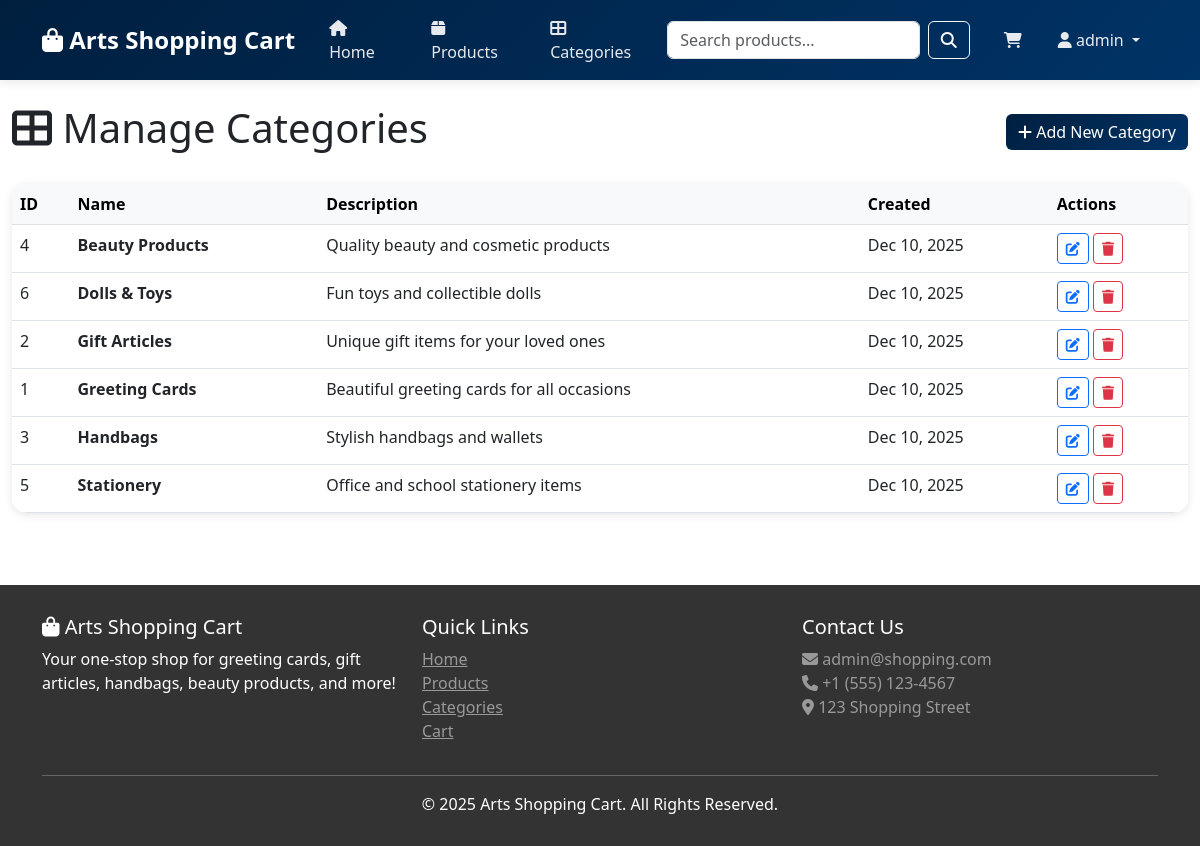
Screenshot of /admin/categories.php (signed in) with the database file from the repository.
### tables this page shows
CREATE TABLE IF NOT EXISTS categories (
    id INT AUTO_INCREMENT PRIMARY KEY,
    name VARCHAR(100) NOT NULL,
    description TEXT,
    image VARCHAR(255),
    created_at TIMESTAMP DEFAULT CURRENT_TIMESTAMP
);

### includes/db.php (called while the page is built, shortened)
<?php
class Database {
    private $conn;
    public function __construct() {
        try {
            $this->conn = new mysqli(DB_HOST, DB_USER, DB_PASS, DB_NAME);
            $this->conn->set_charset("utf8mb4");
        } catch (Exception $e) {
            die("Database Error: " . $e->getMessage());
        }
    }
    public function query($sql) {
        $result = $this->conn->query($sql);
        return $result;
    }
}
$db = new Database();
?>

### includes/functions.php (called while the page is built, shortened)
<?php
require_once 'db.php';
function getCategories() {
    global $db;
    $result = $db->query("SELECT * FROM categories ORDER BY name ASC");
    return $result->fetch_all(MYSQLI_ASSOC);
}
?>

### admin/categories.php (the view, shortened to what this page needs)
<?php
include '../includes/header.php';
$action = isset($_GET['action']) ? $_GET['action'] : 'list';
$categories = getCategories();
?>
<div class="container-fluid my-4">
    <div class="d-flex justify-content-between align-items-center mb-4">
        <h1><i class="fas fa-th-large"></i> Manage Categories</h1>
        <?php if ($action == 'list'): ?>
            <a href="?action=add" class="btn btn-primary">
                <i class="fas fa-plus"></i> Add New Category
            </a>
        <?php else: ?>
            <a href="categories.php" class="btn btn-secondary">
                <i class="fas fa-arrow-left"></i> Back to List
            </a>
        <?php endif; ?>
    </div>
    <?php if ($action == 'list'): ?>
        <div class="card">
            <div class="card-body p-0">
                <div class="table-responsive">
                    <table class="table table-hover mb-0">
                        <thead class="table-light">
                            <tr>
                                <th>ID</th>
                                <th>Name</th>
                                <th>Description</th>
                                <th>Created</th>
                                <th>Actions</th>
                            </tr>
                        </thead>
                        <tbody>
                            <?php foreach ($categories as $category): ?>
                                <tr>
                                    <td><?php echo $category['id']; ?></td>
                                    <td><strong><?php echo htmlspecialchars($category['name']); ?></strong></td>
                                    <td><?php echo htmlspecialchars($category['description']); ?></td>
                                    <td><?php echo date('M d, Y', strtotime($category['created_at'])); ?></td>
                                    <td>
                                        <a href="?action=edit&id=<?php echo $category['id']; ?>" class="btn btn-sm btn-outline-primary">
                                            <i class="fas fa-edit"></i>
                                        </a>
                                        <form action="" method="POST" class="d-inline" onsubmit="return confirmDelete()">
                                            <button type="submit" class="btn btn-sm btn-outline-danger">
                                                <i class="fas fa-trash"></i>
                                            </button>
                                        </form>
                                    </td>
                                </tr>
                            <?php endforeach; ?>
                        </tbody>
                    </table>
                </div>
            </div>
        </div>
    <?php endif; ?>
</div>
<?php include '../includes/footer.php'; ?>

### includes/header.php (style rules this page uses)
:root { --primary-color: #001f3f; --secondary-color: #003366; --dark-color: #333; --light-color: #f8f9fa; }
body { font-family: 'Segoe UI', Tahoma, Geneva, Verdana, sans-serif; min-height: 100vh; display: flex; flex-direction: column; }
.btn-primary { background: linear-gradient(135deg, var(--primary-color), var(--secondary-color)); border: none; }
.card { border: none; border-radius: 15px; overflow: hidden; transition: all 0.3s; box-shadow: 0 2px 10px rgba(0,0,0,0.1); }

### rows the page displays
categories: id "4", name "Beauty Products", description "Quality beauty and cosmetic products", created_at "Dec 10, 2025"
categories: id "6", name "Dolls & Toys", description "Fun toys and collectible dolls", created_at "Dec 10, 2025"
categories: id "2", name "Gift Articles", description "Unique gift items for your loved ones", created_at "Dec 10, 2025"
categories: id "1", name "Greeting Cards", description "Beautiful greeting cards for all occasions", created_at "Dec 10, 2025"
categories: id "3", name "Handbags", description "Stylish handbags and wallets", created_at "Dec 10, 2025"
categories: id "5", name "Stationery", description "Office and school stationery items", created_at "Dec 10, 2025"

### other values shown
SITE_NAME "Arts Shopping Cart"
$_SESSION['username'] "admin"
ADMIN_EMAIL "admin@shopping.com"
